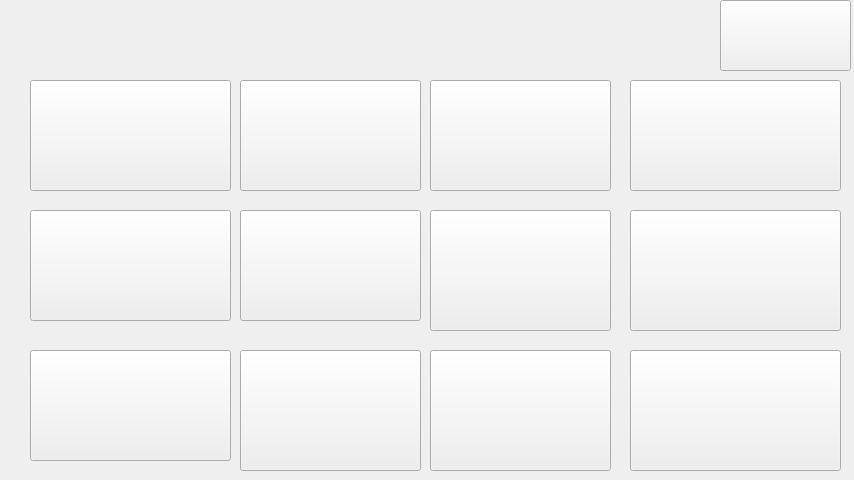
<?xml version="1.0" encoding="UTF-8"?>
<ui version="4.0">
 <class>LifeWidget</class>
 <widget class="QWidget" name="LifeWidget">
  <property name="geometry">
   <rect>
    <x>0</x>
    <y>0</y>
    <width>854</width>
    <height>480</height>
   </rect>
  </property>
  <property name="windowTitle">
   <string>Form</string>
  </property>
  <widget class="QPushButton" name="pushButton_close">
   <property name="geometry">
    <rect>
     <x>720</x>
     <y>0</y>
     <width>131</width>
     <height>71</height>
    </rect>
   </property>
   <property name="text">
    <string/>
   </property>
  </widget>
  <widget class="QPushButton" name="pushButton_comfort">
   <property name="geometry">
    <rect>
     <x>30</x>
     <y>80</y>
     <width>201</width>
     <height>111</height>
    </rect>
   </property>
   <property name="text">
    <string/>
   </property>
  </widget>
  <widget class="QPushButton" name="pushButton_Sunscreen">
   <property name="geometry">
    <rect>
     <x>240</x>
     <y>80</y>
     <width>181</width>
     <height>111</height>
    </rect>
   </property>
   <property name="text">
    <string/>
   </property>
  </widget>
  <widget class="QPushButton" name="pushButton_makeUp">
   <property name="geometry">
    <rect>
     <x>430</x>
     <y>80</y>
     <width>181</width>
     <height>111</height>
    </rect>
   </property>
   <property name="text">
    <string/>
   </property>
  </widget>
  <widget class="QPushButton" name="pushButton_dresssing">
   <property name="geometry">
    <rect>
     <x>630</x>
     <y>80</y>
     <width>211</width>
     <height>111</height>
    </rect>
   </property>
   <property name="text">
    <string/>
   </property>
  </widget>
  <widget class="QPushButton" name="pushButton_allergy">
   <property name="geometry">
    <rect>
     <x>630</x>
     <y>210</y>
     <width>211</width>
     <height>121</height>
    </rect>
   </property>
   <property name="text">
    <string/>
   </property>
  </widget>
  <widget class="QPushButton" name="pushButton_airquality">
   <property name="geometry">
    <rect>
     <x>30</x>
     <y>210</y>
     <width>201</width>
     <height>111</height>
    </rect>
   </property>
   <property name="text">
    <string/>
   </property>
  </widget>
  <widget class="QPushButton" name="pushButton_cold">
   <property name="geometry">
    <rect>
     <x>430</x>
     <y>210</y>
     <width>181</width>
     <height>121</height>
    </rect>
   </property>
   <property name="text">
    <string/>
   </property>
  </widget>
  <widget class="QPushButton" name="pushButton_traffic">
   <property name="geometry">
    <rect>
     <x>240</x>
     <y>210</y>
     <width>181</width>
     <height>111</height>
    </rect>
   </property>
   <property name="text">
    <string/>
   </property>
  </widget>
  <widget class="QPushButton" name="pushButton_Travel">
   <property name="geometry">
    <rect>
     <x>630</x>
     <y>350</y>
     <width>211</width>
     <height>121</height>
    </rect>
   </property>
   <property name="text">
    <string/>
   </property>
  </widget>
  <widget class="QPushButton" name="pushButton_motion">
   <property name="geometry">
    <rect>
     <x>430</x>
     <y>350</y>
     <width>181</width>
     <height>121</height>
    </rect>
   </property>
   <property name="text">
    <string/>
   </property>
  </widget>
  <widget class="QPushButton" name="pushButton_airdrying">
   <property name="geometry">
    <rect>
     <x>30</x>
     <y>350</y>
     <width>201</width>
     <height>111</height>
    </rect>
   </property>
   <property name="text">
    <string/>
   </property>
  </widget>
  <widget class="QPushButton" name="pushButton_carwash">
   <property name="geometry">
    <rect>
     <x>240</x>
     <y>350</y>
     <width>181</width>
     <height>121</height>
    </rect>
   </property>
   <property name="text">
    <string/>
   </property>
  </widget>
  <widget class="QLabel" name="label_city">
   <property name="geometry">
    <rect>
     <x>370</x>
     <y>10</y>
     <width>161</width>
     <height>51</height>
    </rect>
   </property>
   <property name="styleSheet">
    <string notr="true">color: rgb(255, 255, 255);
font: 17pt &quot;Ubuntu&quot;;</string>
   </property>
   <property name="text">
    <string/>
   </property>
  </widget>
  <widget class="QLabel" name="label">
   <property name="geometry">
    <rect>
     <x>0</x>
     <y>0</y>
     <width>854</width>
     <height>480</height>
    </rect>
   </property>
   <property name="styleSheet">
    <string notr="true">background-image: url(:/images出行助手/指数.png);</string>
   </property>
   <property name="text">
    <string/>
   </property>
  </widget>
  <zorder>label</zorder>
  <zorder>pushButton_close</zorder>
  <zorder>pushButton_comfort</zorder>
  <zorder>pushButton_Sunscreen</zorder>
  <zorder>pushButton_makeUp</zorder>
  <zorder>pushButton_dresssing</zorder>
  <zorder>pushButton_allergy</zorder>
  <zorder>pushButton_airquality</zorder>
  <zorder>pushButton_cold</zorder>
  <zorder>pushButton_traffic</zorder>
  <zorder>pushButton_Travel</zorder>
  <zorder>pushButton_motion</zorder>
  <zorder>pushButton_airdrying</zorder>
  <zorder>pushButton_carwash</zorder>
  <zorder>label_city</zorder>
 </widget>
 <resources/>
 <connections/>
</ui>
